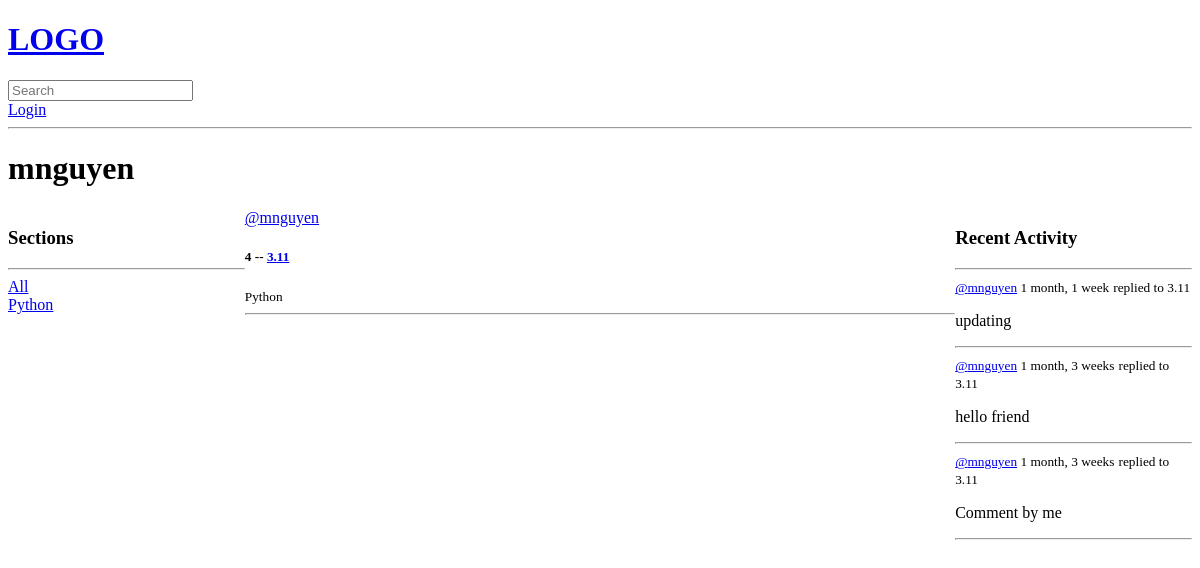
Page /profile/1/ on the earlier database version.
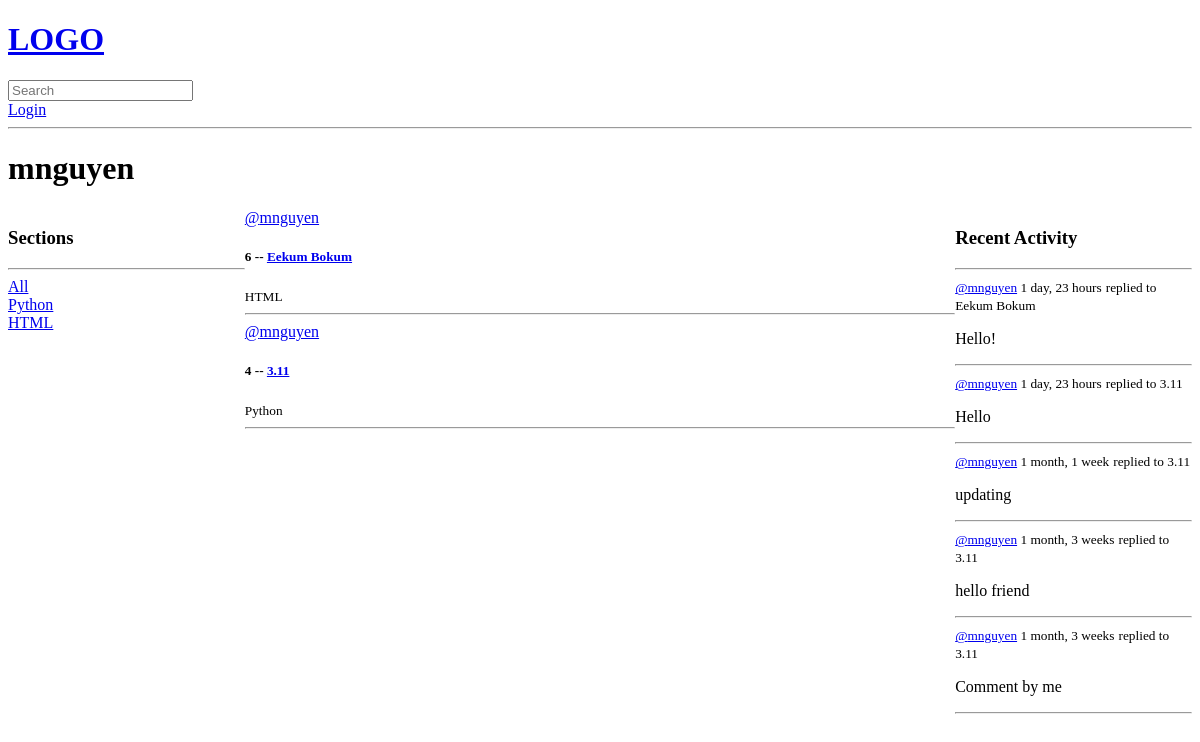
Same page on the later database version.
### base/models.py (models this page shows, shortened)
class Section(models.Model):
    name = models.CharField(max_length=200)

class Thread(models.Model):
    host = models.ForeignKey(User, on_delete=models.SET_NULL, null=True)
    section = models.ForeignKey(Section, on_delete=models.SET_NULL, null=True)
    name = models.CharField(max_length=200)
    post = models.TextField()
    participants = models.ManyToManyField(User, related_name='participants', blank=True)
    updated = models.DateTimeField(auto_now=True)
    created = models.DateTimeField(auto_now_add=True)
    class Meta:
        ordering = ['-updated', '-created']
    def __str__(self):
        return str(self.name)

class Comment(models.Model):
    user = models.ForeignKey(User, on_delete=models.CASCADE)
    thread = models.ForeignKey(Thread, on_delete=models.CASCADE)
    post = models.TextField()
    updated = models.DateTimeField(auto_now=True)
    created = models.DateTimeField(auto_now_add=True)
    class Meta:
        ordering = ['-updated', '-created']
    def __str__(self):
        return self.post[0:50]

### base/views.py (the view)
# urls.py: path('profile/<str:pk>/', views.userProfile, name="user-profile"),
def userProfile(request, pk):
    user = User.objects.get(id=pk)
    threads = user.thread_set.all()
    thread_comments = user.comment_set.all()
    sections = Section.objects.all()
    context = {'user': user, 'threads': threads,
            'thread_comments': thread_comments, 'sections': sections}
    return render(request, 'base/profile.html', context)

### base/templates/base/profile.html (shortened to what this page needs)
{% extends 'main.html' %}
{% block content %}
<h1>{{user.username}}</h1>
<div class="profile-container">
    <div>
        {% include 'base/sections_component.html' %}
    </div>
    <div>
        {% include 'base/feed_component.html' %}
    </div>
    <div>
        {% include 'base/activity_component.html' %}
    </div>
</div>
{% endblock content %}

### base/templates/base/sections_component.html
<h3>Sections</h3>
<hr>
<div>
    <a href="{%url 'home' %}">All</a>
</div>
{% for section in sections %}
    <div>
        <a href="{%url 'home' %}?q={{section.name}}">{{section.name}}</a>
    </div>
{% endfor %}

### base/templates/base/feed_component.html (shortened to what this page needs)
<div>
    {% for thread in threads %}
        <div>
            <a href="{% url 'user-profile' thread.host.id %}">@{{thread.host.username}}</a>
            <h5>{{thread.id}} -- <a href="{% url 'thread' thread.id %}">{{thread.name}}</a></h5>
            <small>{{thread.section.name}}</small>
            <hr>
        </div>
    {% endfor %}
</div>

### base/templates/base/activity_component.html (shortened to what this page needs)
<h3>Recent Activity</h3>
<hr>
{% for comment in thread_comments %}
    <div>
        <small><a href="{% url 'user-profile' comment.user.id %}">@{{comment.user}}</a> {{comment.created|timesince}}</small>
        <small>replied to {{comment.thread}}</small>
        <p>{{comment}}</p>
        <hr>
    </div>
{% endfor %}

Differences in the rows shown:
added Section: name "HTML"
added Thread: host.username "mnguyen", id "6", name "Eekum Bokum", section.name "HTML"
added Comment: user "mnguyen", created "1 day, 23 hours", thread "Eekum Bokum", post "Hello!"
added Comment: user "mnguyen", created "1 day, 23 hours", thread "3.11", post "Hello"
